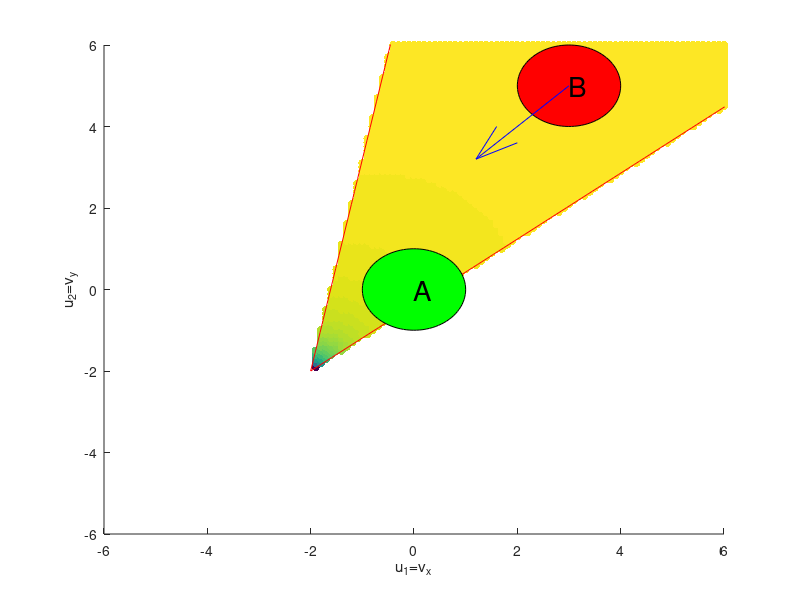

Here is the MATLAB script that generated this plot:
r_A=1;
r_B=1;
p_B=[3;5];
v_B=[-2;-2];
v_max=6;
collision_information=zeros(6,201*201);

n=1;
for v_x=-v_max:0.1:v_max
    for v_y=-v_max:0.1:v_max
        v=[v_x;v_y];
        t=p_B'*(v-v_B)/((v-v_B)'*(v-v_B));
        p_shortest=t*v-p_B-t*v_B;
        d_min=(p_shortest(1)^2+p_shortest(2)^2)^0.5;
        if d_min<=(r_A+r_B) && t>0
            collision_information(:,n)=[v;t;p_shortest;d_min];
            n=n+1;
        end
    end
end

for ii=1:size(collision_information,2)
    if collision_information(1,ii)==0 && collision_information(2,ii)==0 && collision_information(3,ii)==0
        collision_information(:,ii:end)=[];
        break
    end
end

color=max(collision_information(3,:))*ones(1,size(collision_information,2))-collision_information(3,:);
figure(1)
axis([-v_max v_max -v_max v_max])
hold on
scatter(collision_information(1,:),collision_information(2,:),[],color,"filled")
xlabel("u_1=v_x")
ylabel("u_2=v_y")

alph=atan2(p_B(2),p_B(1));
bel=asin((r_A+r_B)/(p_B(1)^2+p_B(2)^2)^0.5);
x_1=linspace(0,10);
y_1=tan(alph-bel)*x_1-2*ones(1,100);
x_2=linspace(0,6);
y_2=tan(alph+bel)*x_2-2*ones(1,100);
x_1=x_1-2*ones(1,100);
x_2=x_2-2*ones(1,100);
plot(x_1,y_1,"r-",x_2,y_2,"r-")

A_x=r_A*cos(linspace(0,2*pi));
A_y=r_A*sin(linspace(0,2*pi));
patch("XData",A_x,"YData",A_y,"FaceColor","green")

B_x=p_B(1)*ones(1,100)+r_B*cos(linspace(0,2*pi));
B_y=p_B(2)*ones(1,100)+r_B*sin(linspace(0,2*pi));
patch("XData",B_x,'YData',B_y,"FaceColor","red")

quiver(p_B(1),p_B(2),v_B(1),v_B(2),"b");
text(p_B(1),p_B(2),'B','Color','black','FontSize',20)
text(0,0,'A',"Color",'black','FontSize',20)
hold off